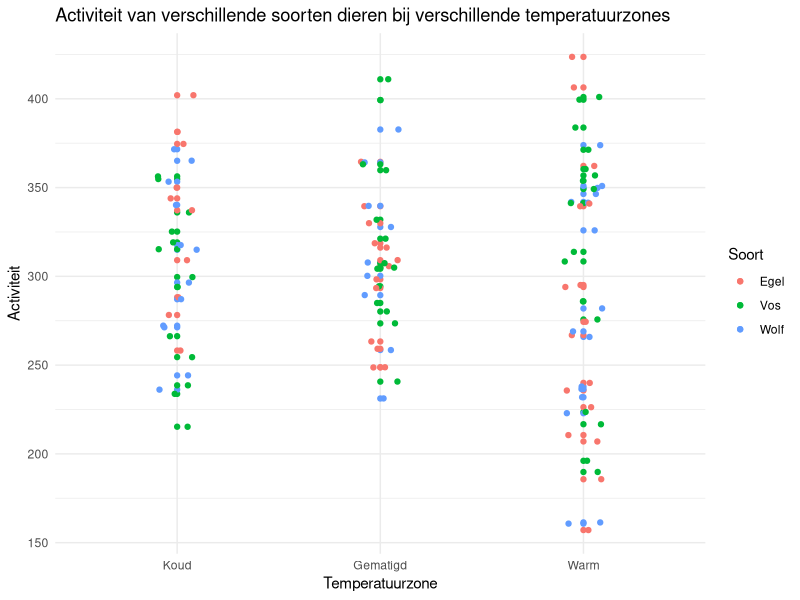

Recreate this plot in R.
library(tidyverse)

temperatuurzones <- read.csv("temperatuurzones.csv")

# Verander de Temperatuurzondes in een orderd factor
temperatuurzones$Temperatuurzone <- factor(temperatuurzones$Temperatuurzone, ordered = TRUE,
                                           levels = c("Koud",  "Gematigd", "Warm"))

# Vraag B
temperatuurzones_avg <- temperatuurzones %>%
  select(Activiteit, Voedselconsumptie, Bewegingssnelheid) %>% # Selecteer colomen omdat deze `nums` zijn.
  summarise_all(mean)

temperatuurzones_sd <- temperatuurzones %>%
  select(Activiteit, Voedselconsumptie, Bewegingssnelheid) %>%
  summarise_all(sd)

ggplot(temperatuurzones, aes(Temperatuurzone, Activiteit, color = Soort)) +
  geom_point() +
  geom_jitter(width = 0.1) +
  labs(title = "Activiteit van verschillende soorten dieren bij verschillende temperatuurzones") +
  theme_minimal()